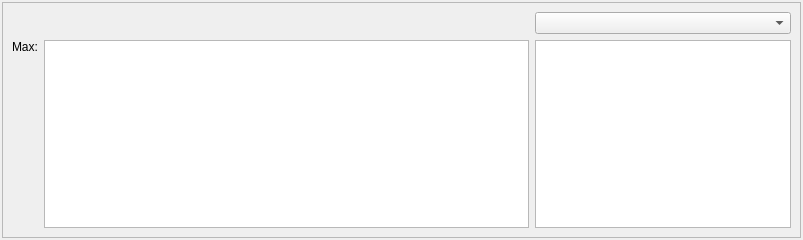
<?xml version="1.0" encoding="UTF-8"?>
<ui version="4.0">
 <class>TimeWidget</class>
 <widget class="QDockWidget" name="TimeWidget">
  <property name="geometry">
   <rect>
    <x>0</x>
    <y>0</y>
    <width>803</width>
    <height>240</height>
   </rect>
  </property>
  <property name="maximumSize">
   <size>
    <width>524287</width>
    <height>284</height>
   </size>
  </property>
  <property name="features">
   <set>QDockWidget::AllDockWidgetFeatures</set>
  </property>
  <property name="allowedAreas">
   <set>Qt::AllDockWidgetAreas</set>
  </property>
  <property name="windowTitle">
   <string>Time</string>
  </property>
  <widget class="QWidget" name="dockWidgetContents">
   <layout class="QHBoxLayout" name="horizontalLayout">
    <property name="spacing">
     <number>0</number>
    </property>
    <property name="leftMargin">
     <number>2</number>
    </property>
    <property name="topMargin">
     <number>2</number>
    </property>
    <property name="rightMargin">
     <number>2</number>
    </property>
    <property name="bottomMargin">
     <number>2</number>
    </property>
    <item>
     <widget class="QFrame" name="frame">
      <property name="frameShape">
       <enum>QFrame::StyledPanel</enum>
      </property>
      <property name="frameShadow">
       <enum>QFrame::Plain</enum>
      </property>
      <layout class="QVBoxLayout" name="verticalLayout_2">
       <item>
        <layout class="QGridLayout" name="gridLayout">
         <item row="1" column="1">
          <widget class="QGraphicsView" name="TimeView"/>
         </item>
         <item row="1" column="0">
          <layout class="QVBoxLayout" name="verticalLayout">
           <item>
            <widget class="QLabel" name="LabelMaxTime">
             <property name="text">
              <string>Max:</string>
             </property>
            </widget>
           </item>
           <item>
            <spacer name="verticalSpacer_2">
             <property name="orientation">
              <enum>Qt::Vertical</enum>
             </property>
             <property name="sizeHint" stdset="0">
              <size>
               <width>20</width>
               <height>40</height>
              </size>
             </property>
            </spacer>
           </item>
          </layout>
         </item>
         <item row="0" column="1">
          <layout class="QHBoxLayout" name="horizontalLayout_2">
           <item>
            <spacer name="horizontalSpacer">
             <property name="orientation">
              <enum>Qt::Horizontal</enum>
             </property>
             <property name="sizeHint" stdset="0">
              <size>
               <width>40</width>
               <height>20</height>
              </size>
             </property>
            </spacer>
           </item>
          </layout>
         </item>
         <item row="1" column="2">
          <widget class="QListWidget" name="ListClocks">
           <property name="sizePolicy">
            <sizepolicy hsizetype="Maximum" vsizetype="Expanding">
             <horstretch>0</horstretch>
             <verstretch>0</verstretch>
            </sizepolicy>
           </property>
           <property name="minimumSize">
            <size>
             <width>100</width>
             <height>0</height>
            </size>
           </property>
           <property name="maximumSize">
            <size>
             <width>16777215</width>
             <height>16777215</height>
            </size>
           </property>
          </widget>
         </item>
         <item row="0" column="2">
          <widget class="QComboBox" name="ComboTimeframe"/>
         </item>
         <item row="0" column="0">
          <widget class="QLabel" name="label">
           <property name="text">
            <string/>
           </property>
           <property name="pixmap">
            <pixmap resource="resources.qrc">:/Icons/Icons/Time.png</pixmap>
           </property>
           <property name="alignment">
            <set>Qt::AlignRight|Qt::AlignTrailing|Qt::AlignVCenter</set>
           </property>
          </widget>
         </item>
        </layout>
       </item>
       <item>
        <spacer name="verticalSpacer_3">
         <property name="orientation">
          <enum>Qt::Vertical</enum>
         </property>
         <property name="sizeHint" stdset="0">
          <size>
           <width>0</width>
           <height>0</height>
          </size>
         </property>
        </spacer>
       </item>
      </layout>
     </widget>
    </item>
   </layout>
  </widget>
 </widget>
 <resources>
  <include location="resources.qrc"/>
 </resources>
 <connections/>
</ui>
